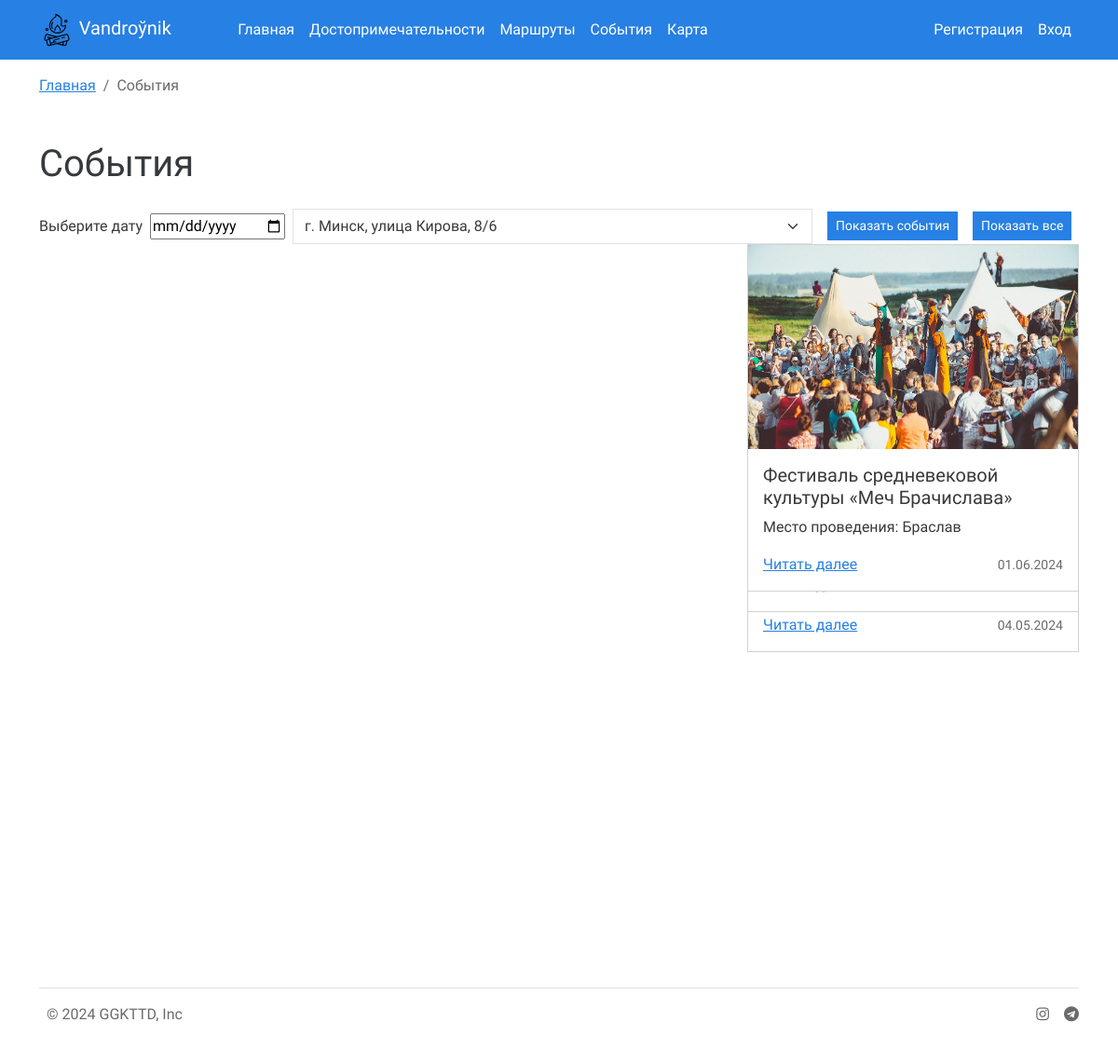
The app's page /events with its own data.
### app.py (models this page shows, shortened)
class Events(db.Model):
    id = db.Column(db.Integer,primary_key=True)
    title = db.Column(db.String(100))
    text = db.Column(db.Text)
    city = db.Column(db.String(100))
    date = db.Column(db.DateTime)
    image_name = db.Column(db.String(100))
    pr = db.relationship('Favorites', backref='events', uselist=False)

### app.py (the view, shortened to what this page needs)
@app.route('/events', methods=['GET', 'POST'])
def events():
    events = Events.query.all()
    if request.method == 'GET':
        date = request.args.get('date')
        city = request.args.get('city')
        if date or city:
            date = date.capitalize()
            city = city.capitalize()
            date = "%{}%".format(date)
            city = "%{}%".format(city)
            events = Events.query.filter(Events.date.like(date) | Events.city.like(city)).all()
            return render_template("events.html",events=events)
        else:
             return render_template("events.html",events=events)
    return render_template("events.html",events=events)

### app.py (called while the page is built)
@app.context_processor
def inject_user():
    def get_user_name():
        if 'name' in session:
            return Users.query.filter_by(email=session['name']).first()
    return dict(active_user=get_user_name())

@app.context_processor
def inject_user():
    return dict(
    cityes=db.session.query(Events.city).distinct().all(),
    )

### templates/events.html (shortened to what this page needs)
{% extends 'base.html' %}
{% block main %}
<div class="container">
  <div class="main">
    <ol class="breadcrumb py-3">
      <li class="breadcrumb-item"><a href="/">Главная</a></li>
      <li class="breadcrumb-item active">События</li>
    </ol>
    <h1 class="py-3">События</h1>
    <div class="seach-date">
      <form class="d-flex align-items-center" >
        <label for="date-event">Выберите дату</label>
        <input type="date" placeholder="Выберите дату" class="mx-2" id="date-event" name="date" required>
        <select class="form-select w-50" name="city">
          {%for city in cityes%}
          <option value="{{city}}">{{city[0]}}</option>
          {%endfor%}
        </select>
        <button type="submit" class="btn btn-primary btn-sm mx-3">Показать события</button>
        <a href="/events" class="btn btn-primary btn-sm ">Показать все</a>
      </form>
    </div>
    <div class="row py-5" data-masonry="{&quot;percentPosition&quot;: true }"
      style="position: relative; height: 774px;">
      {%if events%}
      {%for event in events%}
      <div class="col-sm-6 col-lg-4 mb-4" style="position: absolute; left: 66.6633%; top: 0px;">
        <div class="card">
          <img src="../static/img/upload/{{event.image_name}}" alt="">
          <div class="card-body">
            <h5 class="card-title">{{event.title}}</h5>
            <p class="card-text ">Место проведения: {{event.city}}</p>
            <div class="d-flex justify-content-between">
              <a href="/events/{{event.id}}" class="card-link">Читать далее</a>
              <p class="card-text"><small class="text-body-secondary"> {{event.date.strftime('%d.%m.%Y')}} </small></p>
            </div>
          </div>
        </div>
      </div>
      {%endfor%}
      {%else%}
      <h2>Нет записей!</h2>
      {%endif%}
    </div>
  </div>
</div>
{% endblock %}

### records on screen
Events: date "04.05.2024"
Events: image_name (picture), title "Фестиваль средневековой культуры «Меч Брачислава»", city "Браслав", date "01.06.2024"

### other values on screen
form field city "г. Минск, улица Кирова, 8/6"
